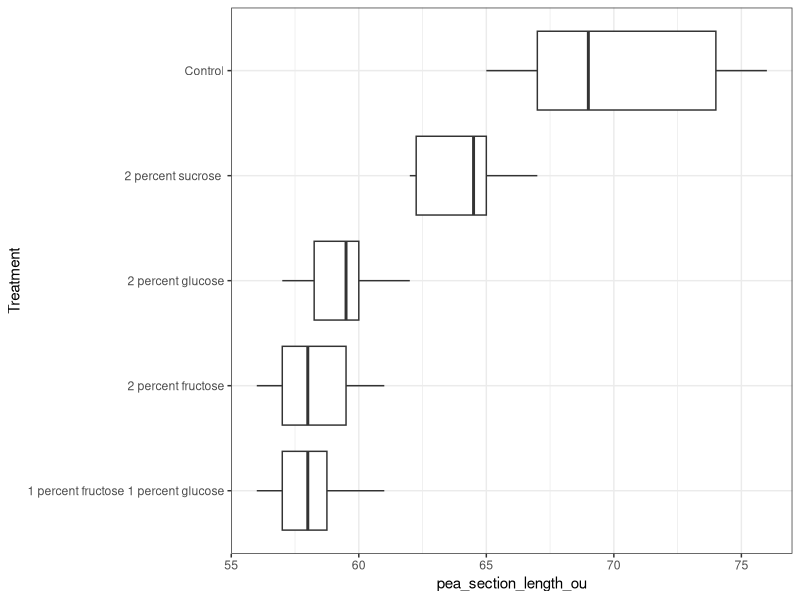
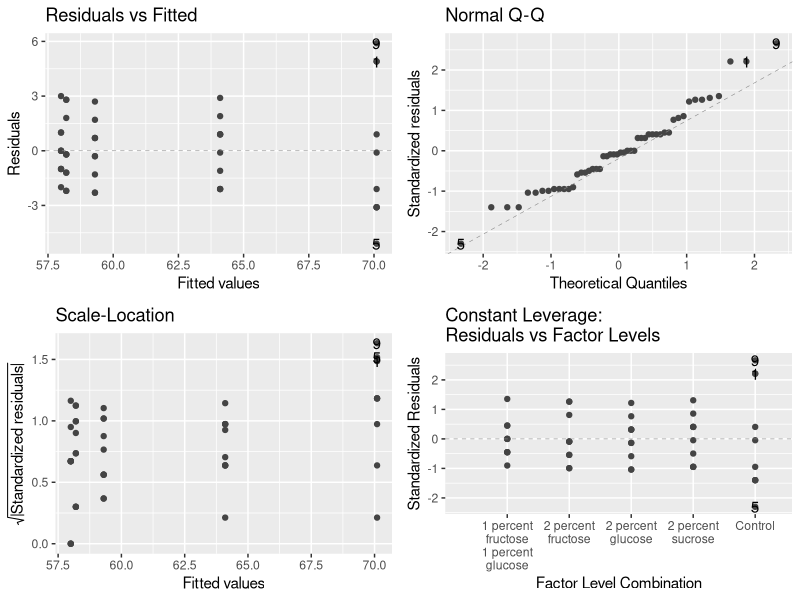

R code for these plots, in order: (Note: this script raises an error after producing the figures.)
## ---- chunk 1
rm(list=ls())
library(tidyverse)
library(here)
library(ggfortify)
## ---- chunk 2
pea <- read.csv(here("Data/s_r_pea_sections.csv"))
## ---- chunk 3
glimpse(pea)
## ---- chunk 4
pea$Treatment <- 
  as.factor(pea$Treatment)
levels(pea$Treatment)
## ---- chunk 5
ggplot(pea, aes(x = Treatment, y = pea_section_length_ou)) +
  geom_boxplot() +
  theme_bw() +
  coord_flip()
## ---- chunk 6
# change reference level to Control w/ fct relevel
pea$Treatment <- 
  relevel(pea$Treatment, ref = "Control")
levels(pea$Treatmen)

model_pea <- lm(pea_section_length_ou ~ Treatment, 
                data = pea)
## ---- chunk 7
autoplot(model_pea, smooth.colour = NA)
## ---- chunk 8
anova(model_pea)

summary(model_pea)
## ---- chunk 9
tukey_pea <- glht(model_pea, linfct = mcp(Treatment = "Tukey")) # tukey model 

summary(tukey_pea) # shows comparison between every treatment 

cld(tukey_pea) # shows compact letter display of tukey results
